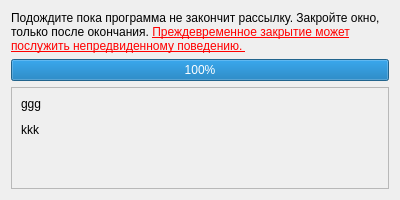
<?xml version="1.0" encoding="UTF-8"?>
<ui version="4.0">
 <class>SendingProgress</class>
 <widget class="QDialog" name="SendingProgress">
  <property name="geometry">
   <rect>
    <x>0</x>
    <y>0</y>
    <width>400</width>
    <height>200</height>
   </rect>
  </property>
  <property name="sizePolicy">
   <sizepolicy hsizetype="Fixed" vsizetype="Minimum">
    <horstretch>0</horstretch>
    <verstretch>0</verstretch>
   </sizepolicy>
  </property>
  <property name="minimumSize">
   <size>
    <width>400</width>
    <height>200</height>
   </size>
  </property>
  <property name="maximumSize">
   <size>
    <width>400</width>
    <height>200</height>
   </size>
  </property>
  <property name="windowTitle">
   <string>VK Sender</string>
  </property>
  <layout class="QVBoxLayout" name="verticalLayout">
   <item>
    <widget class="QLabel" name="warningLabel">
     <property name="text">
      <string>&lt;html&gt;&lt;head/&gt;&lt;body&gt;&lt;p&gt;Подождите пока программа не закончит рассылку. Закройте окно, только после окончания. &lt;span style=&quot; text-decoration: underline; color:#ff0000;&quot;&gt;Преждевременное закрытие может послужить непредвиденному поведению. &lt;/span&gt;&lt;/p&gt;&lt;/body&gt;&lt;/html&gt;</string>
     </property>
     <property name="wordWrap">
      <bool>true</bool>
     </property>
    </widget>
   </item>
   <item>
    <widget class="QProgressBar" name="progressBar">
     <property name="maximum">
      <number>1</number>
     </property>
     <property name="value">
      <number>1</number>
     </property>
    </widget>
   </item>
   <item>
    <widget class="QScrollArea" name="scrollArea">
     <property name="widgetResizable">
      <bool>true</bool>
     </property>
     <widget class="QWidget" name="scrollAreaWidgetContents">
      <property name="geometry">
       <rect>
        <x>0</x>
        <y>0</y>
        <width>380</width>
        <height>108</height>
       </rect>
      </property>
      <layout class="QHBoxLayout" name="horizontalLayout">
       <item>
        <widget class="QLabel" name="resultLabel">
         <property name="sizePolicy">
          <sizepolicy hsizetype="Expanding" vsizetype="Expanding">
           <horstretch>0</horstretch>
           <verstretch>0</verstretch>
          </sizepolicy>
         </property>
         <property name="text">
          <string>&lt;html&gt;&lt;head/&gt;&lt;body&gt;&lt;p&gt;ggg&lt;/p&gt;&lt;p&gt;kkk&lt;/p&gt;&lt;/body&gt;&lt;/html&gt;</string>
         </property>
         <property name="alignment">
          <set>Qt::AlignLeading|Qt::AlignLeft|Qt::AlignTop</set>
         </property>
         <property name="wordWrap">
          <bool>true</bool>
         </property>
        </widget>
       </item>
      </layout>
     </widget>
    </widget>
   </item>
  </layout>
 </widget>
 <resources/>
 <connections/>
</ui>
